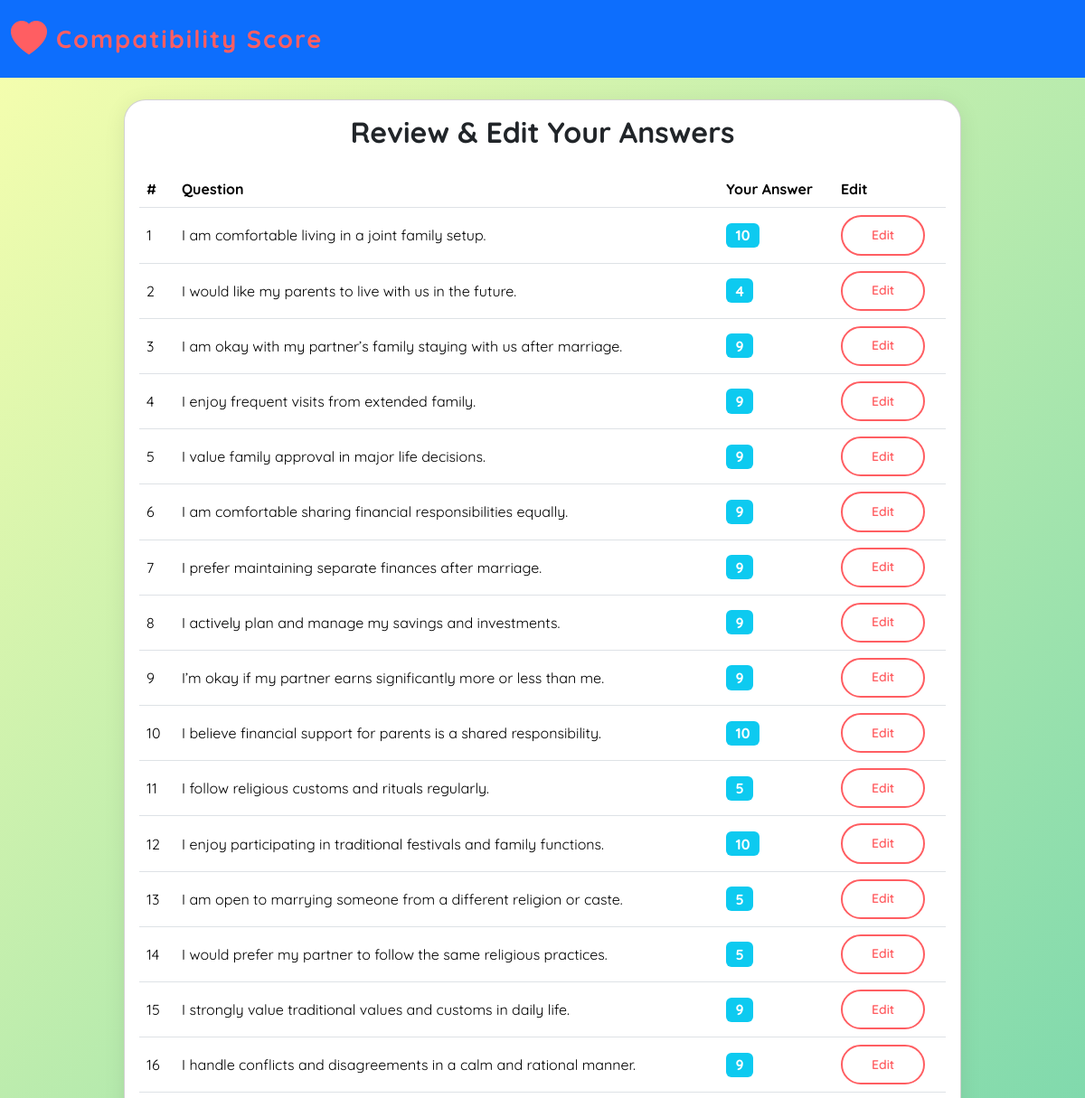
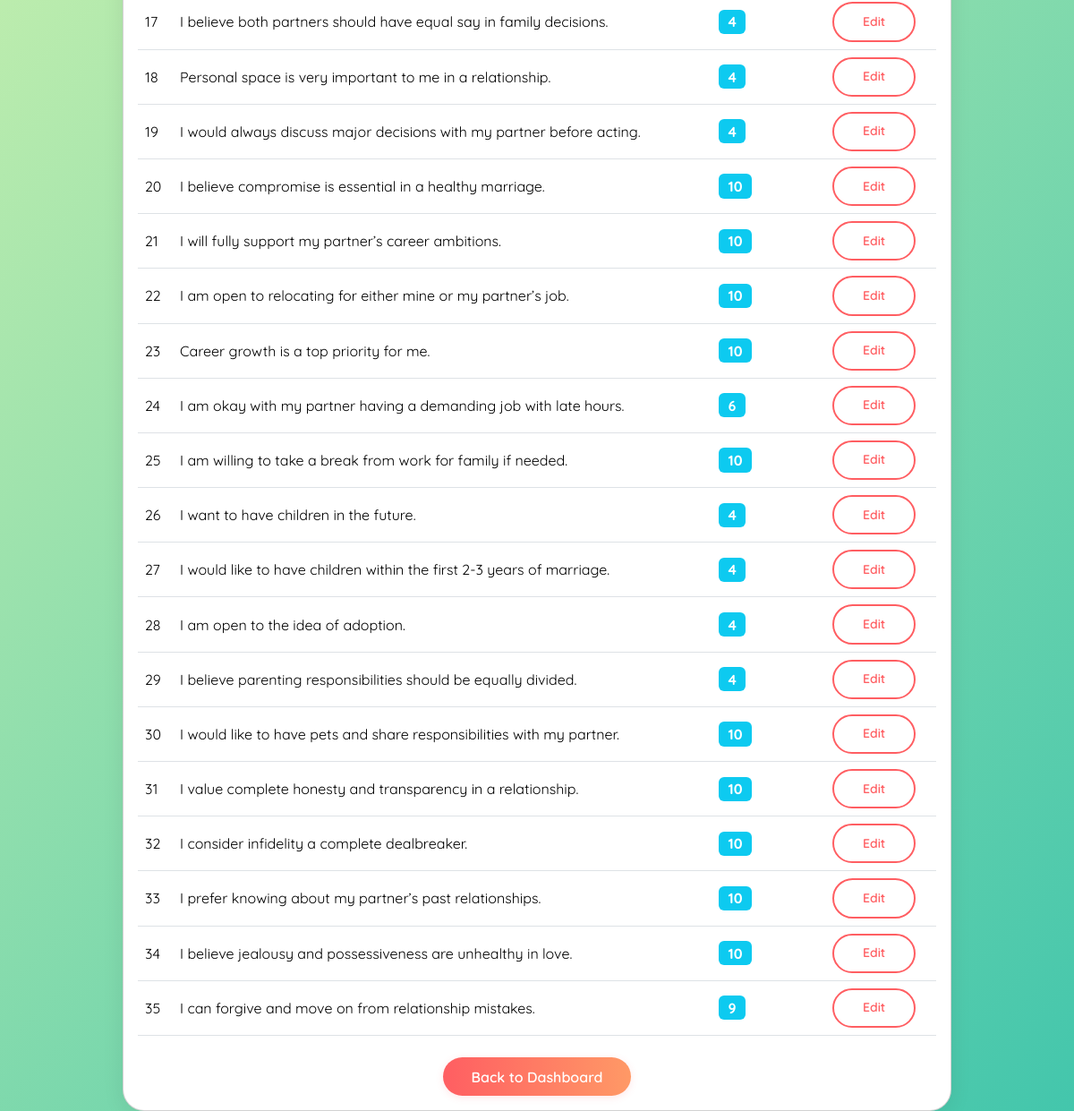
The page /questions (signed in) on the database its author committed (2 pictures, top to bottom).
### app.py (models this page shows)
class Question(db.Model):
    id = db.Column(db.Integer, primary_key=True)
    text = db.Column(db.String(500), nullable=False)
    category = db.Column(db.String(50), nullable=False)  # family, lifestyle, values, likes
    type = db.Column(db.String(10), nullable=False, default='scale')  # 'scale' or 'yesno'

### app.py (the view, shortened to what this page needs)
@app.route('/questions', methods=['GET', 'POST'])
@login_required
def answer_questions():
    QUESTIONS_PER_PAGE = 5
    answered_ids = {r.question_id for r in current_user.responses}
    unanswered = Question.query.filter(~Question.id.in_(answered_ids)).all()
    total_questions = Question.query.count()
    page = int(request.args.get('page', 1))
    start = (page - 1) * QUESTIONS_PER_PAGE
    end = start + QUESTIONS_PER_PAGE
    batch = unanswered[start:end]
    if not batch:
        questions = Question.query.all()
        user_answers = {r.question_id: r.answer for r in current_user.responses}
        return render_template('review_answers.html', questions=questions, user_answers=user_answers)

### app.py (called while the page is built)
@login_manager.user_loader
def load_user(user_id):
    return User.query.get(int(user_id))

### templates/review_answers.html (shortened to what this page needs)
<!DOCTYPE html>
<html lang="en">
<head>
    <link href="https://cdn.jsdelivr.net/npm/bootstrap@5.3.2/dist/css/bootstrap.min.css" rel="stylesheet">
    <link href="https://cdn.jsdelivr.net/npm/bootstrap-icons@1.11.3/font/bootstrap-icons.css" rel="stylesheet">
    <link rel="stylesheet" href="{{ url_for('static', filename='style.css') }}">
</head>
<body>
<nav class="navbar navbar-expand-lg navbar-dark bg-primary mb-4">
  <div class="container-fluid">
    <a class="navbar-brand d-flex align-items-center" href="{{ url_for('home') }}">
      <i class="bi bi-heart-fill quirky-heart me-2"></i> Compatibility Score
    </a>
  </div>
</nav>
<div class="container mt-4">
    <div class="row justify-content-center">
        <div class="col-md-10">
            <div class="card">
                <div class="card-body">
                    <h2 class="card-title mb-4 text-center">Review & Edit Your Answers</h2>
                    <table class="table table-hover align-middle">
                        <thead>
                            <tr>
                                <th>#</th>
                                <th>Question</th>
                                <th>Your Answer</th>
                                <th>Edit</th>
                            </tr>
                        </thead>
                        <tbody>
                        {% for q in questions %}
                            <tr>
                                <td>{{ loop.index }}</td>
                                <td>{{ q.text }}</td>
                                <td><span class="badge bg-info fs-6">{{ user_answers[q.id] }}</span></td>
                                <td>
                                    <a href="{{ url_for('edit_answer', question_id=q.id) }}" class="btn btn-outline-fancy btn-sm">Edit</a>
                                </td>
                            </tr>
                        {% endfor %}
                        </tbody>
                    </table>
                    <div class="text-center mt-4">
                        <a href="{{ url_for('dashboard') }}" class="btn btn-fancy">Back to Dashboard</a>
                    </div>
                </div>
            </div>
        </div>
    </div>
</div>
</body>
</html>

### static/style.css (style rules this page uses)
body { font-family: 'Quicksand', Arial, sans-serif; background: linear-gradient(135deg, #f8ffae 0%, #43c6ac 100%); min-height: 100vh; }
.navbar-brand { font-weight: 700; letter-spacing: 2px; font-size: 1.7rem; color: #ff5e62 !important; }
.card { border-radius: 1.5rem; box-shadow: 0 4px 24px 0 rgba(0,0,0,0.08); }
.btn-fancy { background: linear-gradient(90deg, #ff5e62 0%, #ff9966 100%); color: #fff; border: none; border-radius: 2rem; font-weight: 600; padding: 0.6rem 2rem; transition: transform 0.2s, box-shadow 0.2s; box-shadow: 0 2px 8px 0 rgba(255,94,98,0.15); }
.btn-outline-fancy { border: 2px solid #ff5e62; color: #ff5e62; background: transparent; border-radius: 2rem; font-weight: 600; padding: 0.6rem 2rem; transition: background 0.2s, color 0.2s; }
h1, h2, h3, h4, h5 { font-family: 'Quicksand', Arial, sans-serif; font-weight: 700; }
.quirky-heart { color: #ff5e62; font-size: 2.5rem; animation: pulse 1.2s infinite alternate; }

### rows shown on the page
Question: text "I am comfortable living in a joint family setup.", user_answers "10"
Question: text "I would like my parents to live with us in the future.", user_answers "4"
Question: text "I am okay with my partner’s family staying with us after marriage.", user_answers "9"
Question: text "I enjoy frequent visits from extended family.", user_answers "9"
Question: text "I value family approval in major life decisions.", user_answers "9"
Question: text "I am comfortable sharing financial responsibilities equally.", user_answers "9"
Question: text "I prefer maintaining separate finances after marriage.", user_answers "9"
Question: text "I actively plan and manage my savings and investments.", user_answers "9"
Question: text "I’m okay if my partner earns significantly more or less than me.", id "9"
Question: text "I believe financial support for parents is a shared responsibility.", id "10"
Question: text "I follow religious customs and rituals regularly.", user_answers "5"
Question: text "I enjoy participating in traditional festivals and family functions.", user_answers "10"
Question: text "I am open to marrying someone from a different religion or caste.", user_answers "5"
Question: text "I would prefer my partner to follow the same religious practices.", user_answers "5"
Question: text "I strongly value traditional values and customs in daily life.", user_answers "9"
Question: text "I handle conflicts and disagreements in a calm and rational manner.", user_answers "9"
Question: text "I believe both partners should have equal say in family decisions.", user_answers "4"
Question: text "Personal space is very important to me in a relationship.", user_answers "4"
Question: text "I would always discuss major decisions with my partner before acting.", user_answers "4"
Question: text "I believe compromise is essential in a healthy marriage.", user_answers "10"
Question: text "I will fully support my partner’s career ambitions.", user_answers "10"
Question: text "I am open to relocating for either mine or my partner’s job.", user_answers "10"
Question: text "Career growth is a top priority for me.", user_answers "10"
Question: text "I am okay with my partner having a demanding job with late hours.", user_answers "6"
Question: text "I am willing to take a break from work for family if needed.", user_answers "10"
Question: text "I want to have children in the future.", user_answers "4"
Question: text "I would like to have children within the first 2-3 years of marriage.", user_answers "4"
Question: text "I am open to the idea of adoption.", user_answers "4"
Question: text "I believe parenting responsibilities should be equally divided.", user_answers "4"
Question: text "I would like to have pets and share responsibilities with my partner.", user_answers "10"
Question: text "I value complete honesty and transparency in a relationship.", user_answers "10"
Question: text "I consider infidelity a complete dealbreaker.", user_answers "10"
Question: text "I prefer knowing about my partner’s past relationships.", user_answers "10"
Question: text "I believe jealousy and possessiveness are unhealthy in love.", user_answers "10"
Question: text "I can forgive and move on from relationship mistakes.", user_answers "9"
